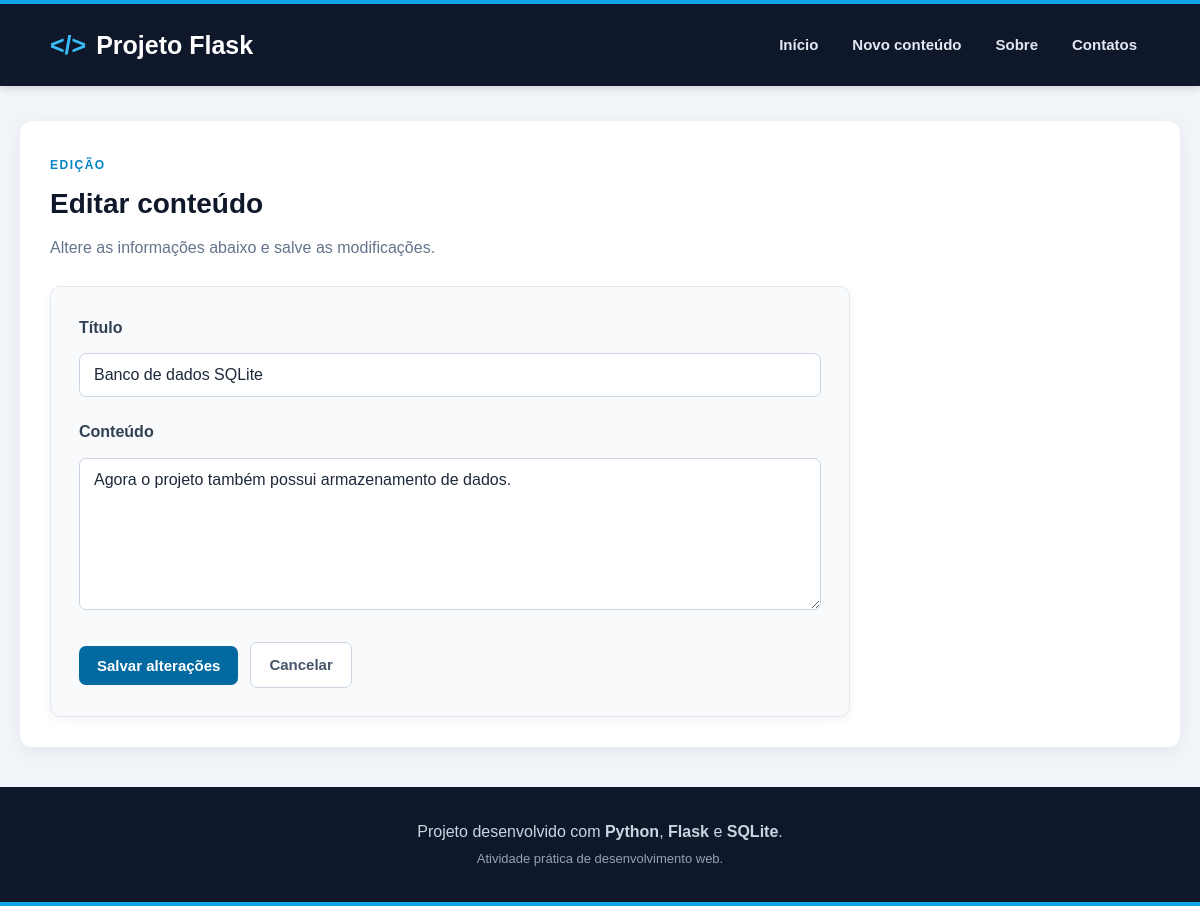
The page /edit/3 on the database its author committed.
### tables this page shows
CREATE TABLE content (
    c_id INTEGER PRIMARY KEY AUTOINCREMENT,
    c_title TEXT NOT NULL,
    c_text TEXT NOT NULL,
    c_created_at TIMESTAMP DEFAULT CURRENT_TIMESTAMP,
    c_status TEXT DEFAULT 'on'
);

### app.py (the view, shortened to what this page needs)
@app.route("/edit/<int:c_id>", methods=["GET", "POST"])
def edit(c_id):
    with sqlite3.connect(DATABASE) as conn:
        conn.row_factory = sqlite3.Row
        content = conn.execute("""
            SELECT
                c_id,
                c_title,
                c_text,
                c_created_at
            FROM content
            WHERE c_id = ?
              AND c_status = 'on'
        """, (c_id,)).fetchone()
        if content is None:
            return "Conteúdo não encontrado.", 404
    return render_template(
        "edit.html",
        content=content
    )

### templates/edit.html (shortened to what this page needs)
{% extends "_base.html" %}
{% block content %}
<section class="page-header">
    <span class="page-label">
        EDIÇÃO
    </span>
    <h2>Editar conteúdo</h2>
    <p>
        Altere as informações abaixo e salve as modificações.
    </p>
</section>
<section class="form-card">
    <form method="POST">
        <div class="form-group">
            <label for="title">
                Título
            </label>
            <input
                type="text"
                id="title"
                name="title"
                value="{{ content['c_title'] }}"
                placeholder="Digite o título do conteúdo"
                required
            >
        </div>
        <div class="form-group">
            <label for="text">
                Conteúdo
            </label>
            <textarea
                id="text"
                name="text"
                rows="7"
                placeholder="Digite o conteúdo aqui..."
                required
            >{{ content["c_text"] }}</textarea>
        </div>
        <div class="form-actions">
            <button
                type="submit"
                class="btn-primary"
            >
                Salvar alterações
            </button>
            <a
                href="{{ url_for('view', c_id=content['c_id']) }}"
                class="btn-secondary"
            >
                Cancelar
            </a>
        </div>
    </form>
</section>
{% endblock %}

### static/css/style.css (style rules this page uses)
* { box-sizing: border-box; }
html { scroll-behavior: smooth; }
body { margin: 0; font-family: Arial, Helvetica, sans-serif; background-color: #f1f5f9; color: #1e293b; line-height: 1.6; }
h1, h2, h3 { color: #0f172a; }
h2 { margin-top: 0; }
.main-container a { color: #0369a1; font-weight: 600; }
.page-header { margin-bottom: 25px; }
.page-label { display: inline-block; margin-bottom: 7px; color: #0284c7; font-size: 12px; font-weight: bold; letter-spacing: 1.5px; }
.page-header h2 { margin: 0 0 8px; font-size: 28px; }
.page-header p { margin: 0; color: #64748b; }
.form-card { width: 100%; max-width: 800px; padding: 28px; background-color: #f8fafc; border: 1px solid #e2e8f0; border-radius: 10px; box-shadow: 0 4px 12px rgba(15, 23, 42, 0.04); }
.form-card form { margin: 0; }
.form-group { margin-bottom: 22px; }
.form-group label { display: block; margin-bottom: 6px; color: #334155; font-weight: bold; }
input[type="text"], textarea { width: 100%; max-width: 750px; padding: 12px 14px; margin-top: 7px; font-family: Arial, Helvetica, sans-serif; font-size: 16px; color: #1e293b; background-color: white; border: 1px solid #cbd5e1; border-radius: 7px; outline: none; transition: border-color 0.2s, box-shadow 0.2s; }
.form-card input[type="text"], .form-card textarea { max-width: none; }
textarea { min-height: 150px; resize: vertical; }
button { padding: 11px 18px; background-color: #0369a1; color: white; border: none; border-radius: 7px; font-size: 15px; font-weight: bold; cursor: pointer; transition: background-color 0.2s, transform 0.2s, box-shadow 0.2s; }
.form-actions { display: flex; align-items: center; flex-wrap: wrap; gap: 12px; margin-top: 25px; }
.btn-primary { display: inline-block; padding: 11px 18px; background-color: #0369a1; color: white; border: none; border-radius: 7px; text-decoration: none; font-size: 15px; font-weight: bold; cursor: pointer; transition: background-color 0.2s, transform 0.2s; }
.main-container .btn-secondary { display: inline-block; padding: 10px 18px; background-color: white; color: #475569; border: 1px solid #cbd5e1; border-radius: 7px; text-decoration: none; font-size: 15px; font-weight: bold; transition: background-color 0.2s, color 0.2s, border-color 0.2s, transform 0.2s; }

### rows shown on the page
content: title "Banco de dados SQLite", text "Agora o projeto também possui armazenamento de dados."
